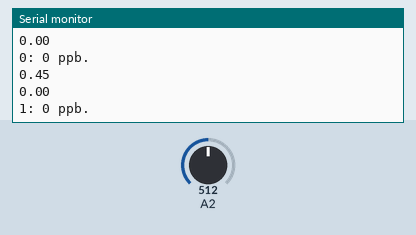
Recording of a sketch running on a simulated Arduino Uno, built with avr-gcc and run on an emulated ATmega328P. On the bench: the last lines printed to the serial monitor. Inputs (shaded band) come from the test bench; at power-on: A2 = 512.

Above: at 2.8 s.
2.9 s: A2 set to 716
At 4.9 s:
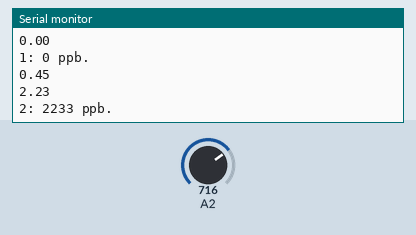
5.6 s: A2 set to 992
At 6.5 s:
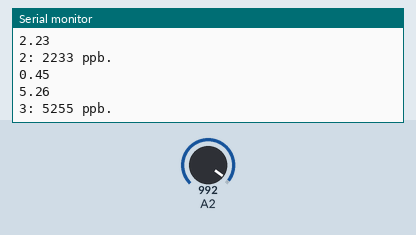
Timing chart, 0 to 8.6 s (numbered marks = the images above; inputs shaded):
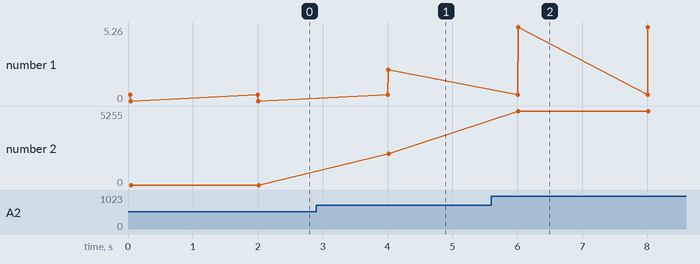

Measured:
- after the input at 2.9 s, the serial monitor: prints a new line after 1.1 s (image 1)
- after the input at 5.6 s, the serial monitor: prints a new line after 0.41 s (image 2)
- plotted number 1: 0 → 2.23 after the input at 2.9 s, 2.23 → 5.26 after the input at 5.6 s
- plotted number 2: 0 → 2233 after the input at 2.9 s, 2233 → 5255 after the input at 5.6 s

The sketch:

testing.ino
```cpp
#define SENSITIVITY_CODE  4.46
#define TIA_GAIN  100000
#define FIXED_GAIN   pow(10,-6)
//#define SENSOR_CALIBRATION_FACTOR SENSITIVITY_CODE*TIA_GAIN*FIXED_GAIN
//#define GAS_CONCENTRATION (1/SENSOR_CALIBRATION_FACTOR)*(Vgas-Vref)

float Vreg;
float Vref;
float Vgas;
float V5;

void setup() {
  // put your setup code here, to run once:
  Serial.begin(9600);
  Vreg = analogRead(A0);
  Vref = analogRead(A1);
  Vreg = Vreg / 1024 * 5;
  Vref = Vref / 1024 * 5;

  V5 = analogRead(A3);
  Serial.print("Vreg: ");
  Serial.println(Vreg);
  //Serial.println(Vreg/675.84*3.3);
  Serial.print("Vref: ");
  Serial.println(Vref);
  Serial.print("V5: ");
  Serial.println(V5);
}
float concentration(){
  Vgas = analogRead(A2);
  //Serial.println(Vgas);
  Vgas = Vgas / 1024 * 5;
  //Serial.println(Vgas);

  //float Vgas0 = ( Vreg * float(2000 + 1000000) ) / ( float(2000 + 2000000) * 1000.0 )
  //Serial.print("Vgas-Vref: ");
  //Serial.println(Vgas-Vref);
  float SENSOR_CALIBRATION_FACTOR = SENSITIVITY_CODE * TIA_GAIN * FIXED_GAIN;
  Serial.println(SENSOR_CALIBRATION_FACTOR);
  float GAS_CONCENTRATION = (1/SENSOR_CALIBRATION_FACTOR)*(Vgas-Vref);
  Serial.println(GAS_CONCENTRATION);
  return (float)GAS_CONCENTRATION*1000;

}
//void loop(){}
void loop() {
  // put your main code here, to run repeatedly:
  static int count = 0;
  float ppm = concentration();

  // Serial.println("Vreg: " + String(Vreg));
  // Serial.println("Vref: " + String(Vref));
  // Serial.println("Vgas: " + String(Vgas));
  Serial.print(count++);
  Serial.print(": ");
  Serial.print((int)ppm);
  Serial.println(" ppb.");

  delay(2000);

}
```
